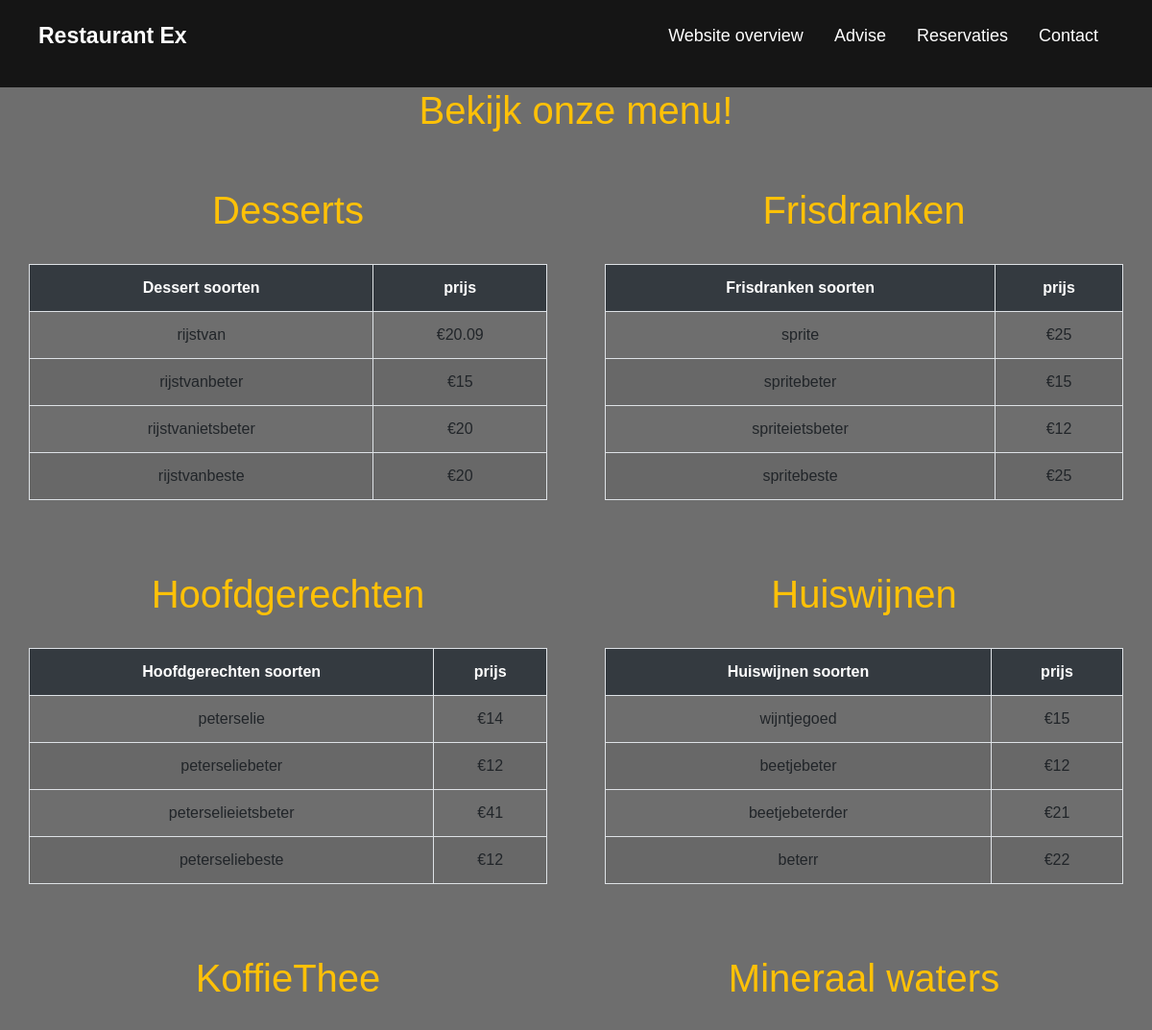
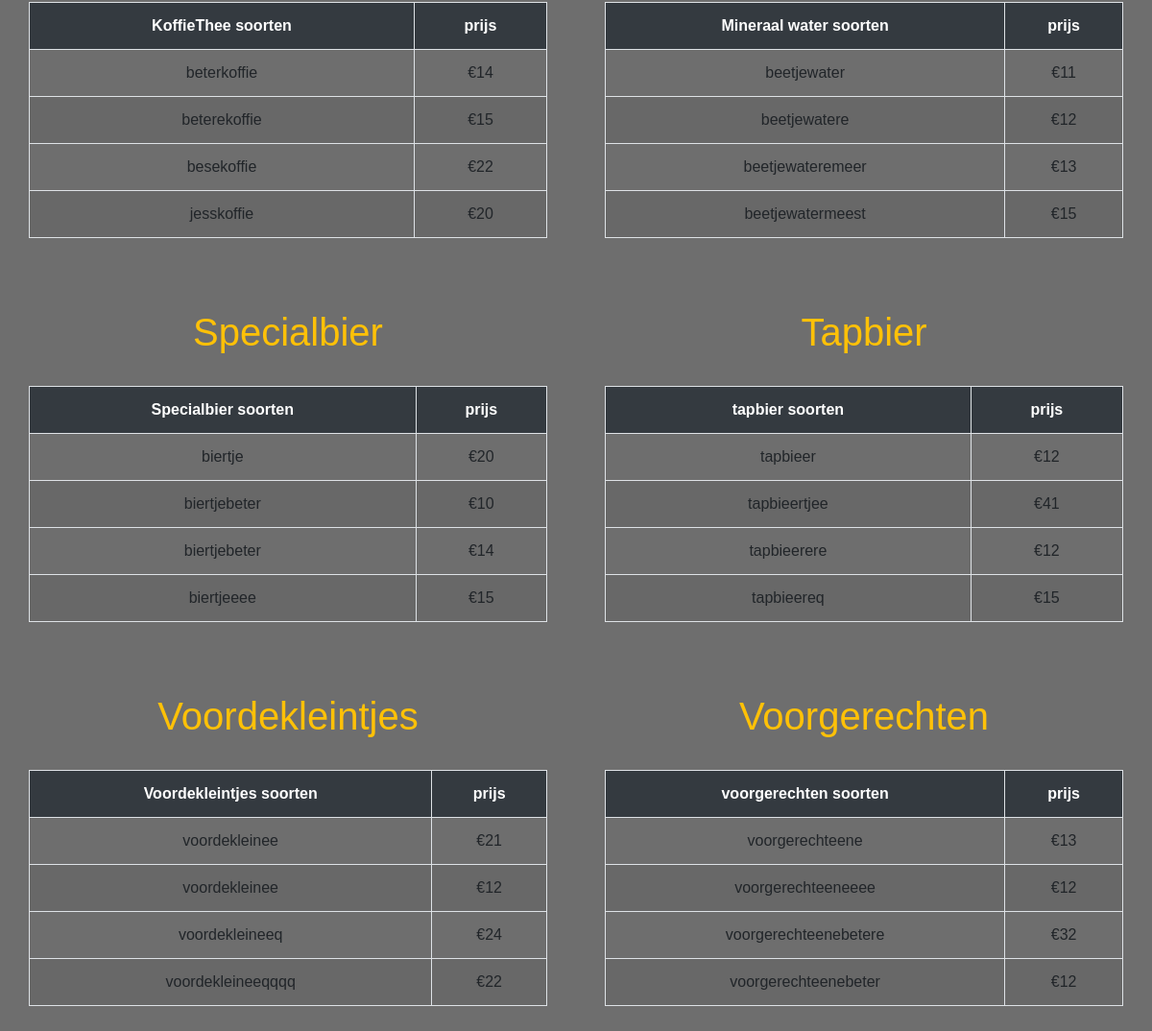
Page /restaurantverhoeven/index.php on the committed database (2 pictures, top to bottom).
### tables this page shows
CREATE TABLE IF NOT EXISTS `dessert` (
  `dessert_id` int(11) NOT NULL AUTO_INCREMENT,
  `dessert_soorten` varchar(255) DEFAULT NULL,
  `menu_id` int(11) DEFAULT NULL,
  `prijs` float NOT NULL,
  PRIMARY KEY (`dessert_id`),
  KEY `prijs_id` (`menu_id`)
);

CREATE TABLE IF NOT EXISTS `frisdranken` (
  `frisdranken_id` int(11) NOT NULL AUTO_INCREMENT,
  `menu_id` int(11) DEFAULT NULL,
  `frisdranken_soorten` varchar(255) DEFAULT NULL,
  `prijs` int(11) NOT NULL,
  PRIMARY KEY (`frisdranken_id`),
  KEY `menu_id` (`menu_id`)
);

CREATE TABLE IF NOT EXISTS `hoofdgerechten` (
  `hoofdgerechten_id` int(11) NOT NULL AUTO_INCREMENT,
  `hoofdgerechten_soorten` varchar(255) DEFAULT NULL,
  `menu_id` int(11) DEFAULT NULL,
  `prijs` int(11) NOT NULL,
  PRIMARY KEY (`hoofdgerechten_id`),
  KEY `prijs_id` (`menu_id`)
);

CREATE TABLE IF NOT EXISTS `huiswijnen` (
  `huiswijnen_id` int(11) NOT NULL AUTO_INCREMENT,
  `huiswijnen_soorten` varchar(255) DEFAULT NULL,
  `wittewijn` varchar(255) DEFAULT NULL,
  `rodewijn` varchar(255) DEFAULT NULL,
  `rosé` varchar(255) DEFAULT NULL,
  `menu_id` int(11) DEFAULT NULL,
  `prijs` int(11) NOT NULL,
  PRIMARY KEY (`huiswijnen_id`),
  KEY `prijs_id` (`menu_id`)
);

CREATE TABLE IF NOT EXISTS `koffiethee` (
  `koffiethee_id` int(11) NOT NULL AUTO_INCREMENT,
  `koffiethee_soorten` varchar(255) DEFAULT NULL,
  `menu_id` int(11) DEFAULT NULL,
  `prijs` int(11) NOT NULL,
  PRIMARY KEY (`koffiethee_id`),
  KEY `prijs_id` (`menu_id`)
);

CREATE TABLE IF NOT EXISTS `mineraalwaters` (
  `mineraalwaters_id` int(11) NOT NULL AUTO_INCREMENT,
  `mineraalwaters_soorten` varchar(255) DEFAULT NULL,
  `menu_id` int(11) DEFAULT NULL,
  `prijs` int(11) NOT NULL,
  PRIMARY KEY (`mineraalwaters_id`),
  KEY `prijs_id` (`menu_id`)
);

CREATE TABLE IF NOT EXISTS `specialbier` (
  `specialbier_id` int(11) NOT NULL AUTO_INCREMENT,
  `specialbier_soorten` varchar(255) DEFAULT NULL,
  `menu_id` int(11) DEFAULT NULL,
  `prijs` int(11) NOT NULL,
  PRIMARY KEY (`specialbier_id`),
  KEY `prijs_id` (`menu_id`)
);

CREATE TABLE IF NOT EXISTS `tapbier` (
  `tapbier_id` int(11) NOT NULL AUTO_INCREMENT,
  `tapbier_soorten` varchar(255) DEFAULT NULL,
  `menu_id` int(11) DEFAULT NULL,
  `prijs` int(11) NOT NULL,
  PRIMARY KEY (`tapbier_id`),
  KEY `prijs_id` (`menu_id`)
);

CREATE TABLE IF NOT EXISTS `voordekleintjes` (
  `voordekleintjes_id` int(11) NOT NULL AUTO_INCREMENT,
  `voordekleintjes_soorten` varchar(255) DEFAULT NULL,
  `menu_id` int(11) DEFAULT NULL,
  `prijs` int(11) NOT NULL,
  PRIMARY KEY (`voordekleintjes_id`),
  KEY `prijs_id` (`menu_id`)
);

CREATE TABLE IF NOT EXISTS `voorgerechten` (
  `voorgerechten_id` int(11) NOT NULL AUTO_INCREMENT,
  `voorgerechten_soorten` varchar(255) DEFAULT NULL,
  `menu_id` int(11) DEFAULT NULL,
  `prijs` int(11) NOT NULL,
  PRIMARY KEY (`voorgerechten_id`),
  KEY `prijs_id` (`menu_id`)
);

### restaurantverhoeven/classdatabase.php (called while the page is built, shortened)
<?php
class database{
   private $pdo;
    public function __construct($host, $database_name, $user, $password, $charset) {
     $this->host = $host;
     $this->database_name = $database_name;
     $this->user =$user;
     $this->password = $password;
     $this->charset = $charset;
   try{
    $dsn = 'mysql:host='.$this->host.';dbname='.$this->database_name.';charset='.$this->charset;
    $this->pdo = new PDO($dsn,$this->user, $this->password);
    $this->pdo->setAttribute(PDO::ATTR_ERRMODE, PDO::ERRMODE_EXCEPTION);
   } catch (\PDOException $e) {
        echo "Database connection failed <br>". $e->getMessage();
    }
  }
public function dessert(){
    try{
      $stmt = $this->pdo->prepare("SELECT * from dessert");
      $stmt->execute();
      $records = $stmt->fetchAll();
    }catch(PDOException $e){
      $this->pdo->rollback();
       echo "failed: ". $e->getMessage() . "<br />" . $e->getTraceAsString(); die;
    }
    return $records;
  }
  public function frisdranken(){
    try{
      $stmt = $this->pdo->prepare("SELECT * from frisdranken");
      $stmt->execute();
      $records = $stmt->fetchAll();
    }catch(PDOException $e){
      $this->pdo->rollback();
       echo "failed: ". $e->getMessage() . "<br />" . $e->getTraceAsString(); die;
    }
    return $records;
  }
    public function hoofdgerechten(){
    try{
      $stmt = $this->pdo->prepare("SELECT * from hoofdgerechten");
      $stmt->execute();
      $records = $stmt->fetchAll();
    }catch(PDOException $e){
      $this->pdo->rollback();
       echo "failed: ". $e->getMessage() . "<br />" . $e->getTraceAsString(); die;
    }
    return $records;
  }
    public function huiswijnen(){
    try{
      $stmt = $this->pdo->prepare("SELECT * from huiswijnen");
      $stmt->execute();
      $records = $stmt->fetchAll();
    }catch(PDOException $e){
      $this->pdo->rollback();
       echo "failed: ". $e->getMessage() . "<br />" . $e->getTraceAsString(); die;
    }
    return $records;
  }
    public function koffiethee(){
    try{
      $stmt = $this->pdo->prepare("SELECT * from koffiethee");
      $stmt->execute();
      $records = $stmt->fetchAll();
    }catch(PDOException $e){
      $this->pdo->rollback();
       echo "failed: ". $e->getMessage() . "<br />" . $e->getTraceAsString(); die;
    }
    return $records;
  }
  public function mineraalwaters(){
    try{
      $stmt = $this->pdo->prepare("SELECT * from mineraalwaters");
      $stmt->execute();
      $records = $stmt->fetchAll();
    }catch(PDOException $e){
      $this->pdo->rollback();
       echo "failed: ". $e->getMessage() . "<br />" . $e->getTraceAsString(); die;
    }
    return $records;
  }
    public function specialbier(){
    try{
      $stmt = $this->pdo->prepare("SELECT * from specialbier");
      $stmt->execute();
      $records = $stmt->fetchAll();
    }catch(PDOException $e){
      $this->pdo->rollback();
       echo "failed: ". $e->getMessage() . "<br />" . $e->getTraceAsString(); die;
    }
    return $records;
  }
    public function tapbier(){
    try{
      $stmt = $this->pdo->prepare("SELECT * from tapbier");
      $stmt->execute();
      $records = $stmt->fetchAll();
    }catch(PDOException $e){
      $this->pdo->rollback();
       echo "failed: ". $e->getMessage() . "<br />" . $e->getTraceAsString(); die;
    }
    return $records;
  }
    public function voordekleintjes(){
    try{
      $stmt = $this->pdo->prepare("SELECT * from voordekleintjes");
      $stmt->execute();
      $records = $stmt->fetchAll();
    }catch(PDOException $e){
      $this->pdo->rollback();
       echo "failed: ". $e->getMessage() . "<br />" . $e->getTraceAsString(); die;
    }
    return $records;
  }
    public function voorgerechten(){
    try{
      $stmt = $this->pdo->prepare("SELECT * from voorgerechten");
      $stmt->execute();
      $records = $stmt->fetchAll();
    }catch(PDOException $e){
      $this->pdo->rollback();
       echo "failed: ". $e->getMessage() . "<br />" . $e->getTraceAsString(); die;
    }
    return $records;
  }
}
?>

### restaurantverhoeven/index.php (the view, shortened to what this page needs)
<?php
include "classdatabase.php";
?>
<!DOCTYPE html>
<html>
 <head>
   </head>
  <link rel="stylesheet" href="https://maxcdn.bootstrapcdn.com/bootstrap/4.5.2/css/bootstrap.min.css">
  <link rel="stylesheet" type="text/css" href="mainstyle.css">
<body style="background: #6E6E6E">
  <nav>
    <ul>
      <li class="logo">Restaurant Ex</li>
      <li class="items"><a href="index.php">Website overview </a></li>
      <li class="items"><a href="advise.php">Advise</a></li>
      <li class="items"><a href="indexreservaties.php">Reservaties</a></li>
      <li class="items"><a href="contact.php">Contact</a></li>
    </ul>
  </nav>
    <h1 class="text-warning text-center" > Bekijk onze menu!</h1>
  <div class="container menu-box">
      <div class="col-lg-12">
        <br><br>
      <h1 class="text-warning text-center" > Desserts</h1>
      <br>
      <table class=" table table-striped table-hover table-bordered">
        <tr class="bg-dark text-white text-center">
          <th> Dessert soorten </th>
          <th> prijs </th>
        </tr>
        <?php
        include_once "classdatabase.php";
            $pdo = new database("localhost", "restaurantverhoeven", "root", "", "utf8mb4");
            $records=$pdo->dessert();
            foreach($records as $res) {
        ?>
        <tr class="text-center">
          <td> <?php echo $res['dessert_soorten'];?> </td>
          <td> &euro;<?php echo $res['prijs'];?> </td>
        </tr>
        <?php
          }
        ?>
      </table>
    </div>
  </div>
   <div class="container menu-box">
      <div class="col-lg-12">
        <br><br>
      <h1 class="text-warning text-center" > Frisdranken</h1>
      <br>
      <table class=" table table-striped table-hover table-bordered">
        <tr class="bg-dark text-white text-center">
          <th> Frisdranken soorten </th>
          <th> prijs </th>
        </tr>
        <?php
        include_once "classdatabase.php";
            $pdo = new database("localhost", "restaurantverhoeven", "root", "", "utf8mb4");
            $records=$pdo->frisdranken();
            foreach($records as $res) {
        ?>
        <tr class="text-center">
          <td> <?php echo $res['frisdranken_soorten'];?> </td>
          <td> &euro;<?php echo $res['prijs'];?> </td>
        </tr>
        <?php
          }
        ?>
      </table>
    </div>
  </div>
    <div class="container menu-box">
      <div class="col-lg-12">
        <br><br>
      <h1 class="text-warning text-center" > Hoofdgerechten</h1>
      <br>
      <table class=" table table-striped table-hover table-bordered">
        <tr class="bg-dark text-white text-center">
          <th> Hoofdgerechten soorten </th>
          <th> prijs </th>
        </tr>
        <?php
        include_once "classdatabase.php";
            $pdo = new database("localhost", "restaurantverhoeven", "root", "", "utf8mb4");
            $records=$pdo->hoofdgerechten();
            foreach($records as $res) {
        ?>
        <tr class="text-center">
          <td> <?php echo $res['hoofdgerechten_soorten'];?> </td>
          <td> &euro;<?php echo $res['prijs'];?> </td>
        </tr>
        <?php
          }
        ?>
      </table>
    </div>
  </div>
   <div class="container menu-box">
      <div class="col-lg-12">
        <br><br>
      <h1 class="text-warning text-center" > Huiswijnen</h1>
      <br>
      <table class=" table table-striped table-hover table-bordered">
        <tr class="bg-dark text-white text-center">
          <th> Huiswijnen soorten </th>
          <th> prijs </th>
        </tr>
        <?php
        include_once "classdatabase.php";
            $pdo = new database("localhost", "restaurantverhoeven", "root", "", "utf8mb4");
            $records=$pdo->huiswijnen();
            foreach($records as $res) {
        ?>
        <tr class="text-center">
          <td> <?php echo $res['huiswijnen_soorten'];?> </td>
          <td> &euro;<?php echo $res['prijs'];?> </td>
        </tr>
        <?php
          }
        ?>
      </table>
    </div>
  </div>
     <div class="container menu-box">
      <div class="col-lg-12">
        <br><br>
      <h1 class="text-warning text-center" > KoffieThee</h1>
      <br>
      <table class=" table table-striped table-hover table-bordered">
        <tr class="bg-dark text-white text-center">
          <th> KoffieThee soorten </th>
          <th> prijs </th>
        </tr>
        <?php
        include_once "classdatabase.php";
            $pdo = new database("localhost", "restaurantverhoeven", "root", "", "utf8mb4");
            $records=$pdo->koffiethee();
            foreach($records as $res) {
        ?>
        <tr class="text-center">
          <td> <?php echo $res['koffiethee_soorten'];?> </td>
          <td> &euro;<?php echo $res['prijs'];?> </td>
        </tr>
        <?php
          }
        ?>
      </table>
    </div>
  </div>
   <div class="container menu-box">
      <div class="col-lg-12">
        <br><br>
      <h1 class="text-warning text-center" > Mineraal waters</h1>
      <br>
      <table class=" table table-striped table-hover table-bordered">
        <tr class="bg-dark text-white text-center">
          <th> Mineraal water soorten </th>
          <th> prijs </th>
        </tr>
        <?php
        include_once "classdatabase.php";
            $pdo = new database("localhost", "restaurantverhoeven", "root", "", "utf8mb4");
            $records=$pdo->mineraalwaters();
            foreach($records as $res) {
        ?>
        <tr class="text-center">
          <td> <?php echo $res['mineraalwaters_soorten'];?> </td>
          <td> &euro;<?php echo $res['prijs'];?> </td>
        </tr>
        <?php
          }
        ?>
      </table>
    </div>
  </div>
     <div class="container menu-box">
      <div class="col-lg-12">
        <br><br>
      <h1 class="text-warning text-center" > Specialbier</h1>
      <br>
      <table class=" table table-striped table-hover table-bordered">
        <tr class="bg-dark text-white text-center">
          <th> Specialbier soorten </th>
          <th> prijs </th>
        </tr>
        <?php
        include_once "classdatabase.php";
            $pdo = new database("localhost", "restaurantverhoeven", "root", "", "utf8mb4");
            $records=$pdo->specialbier();
            foreach($records as $res) {
        ?>
        <tr class="text-center">
          <td> <?php echo $res['specialbier_soorten'];?> </td>
          <td> &euro;<?php echo $res['prijs'];?> </td>
        </tr>
        <?php
          }
        ?>
      </table>
    </div>
  </div>
  <div class="container menu-box">
      <div class="col-lg-12">
        <br><br>
      <h1 class="text-warning text-center" > Tapbier</h1>
      <br>
      <table class=" table table-striped table-hover table-bordered">
        <tr class="bg-dark text-white text-center">
          <th> tapbier soorten </th>
          <th> prijs </th>
        </tr>
        <?php
        include_once "classdatabase.php";
            $pdo = new database("localhost", "restaurantverhoeven", "root", "", "utf8mb4");
            $records=$pdo->tapbier();
            foreach($records as $res) {
        ?>
        <tr class="text-center">
          <td> <?php echo $res['tapbier_soorten'];?> </td>
          <td> &euro;<?php echo $res['prijs'];?> </td>
        </tr>
        <?php
          }
        ?>
      </table>
    </div>
  </div>
  <div class="container menu-box">
      <div class="col-lg-12">
        <br><br>
      <h1 class="text-warning text-center" > Voordekleintjes</h1>
      <br>
      <table class=" table table-striped table-hover table-bordered">
        <tr class="bg-dark text-white text-center">
          <th> Voordekleintjes soorten </th>
          <th> prijs </th>
        </tr>
        <?php
        include_once "classdatabase.php";
            $pdo = new database("localhost", "restaurantverhoeven", "root", "", "utf8mb4");
            $records=$pdo->voordekleintjes();
            foreach($records as $res) {
        ?>
        <tr class="text-center">
          <td> <?php echo $res['voordekleintjes_soorten'];?> </td>
          <td> &euro;<?php echo $res['prijs'];?> </td>
        </tr>
        <?php
        }
        ?>
      </table>
    </div>
  </div>
  <div class="container menu-box">
      <div class="col-lg-12">
        <br><br>
      <h1 class="text-warning text-center" > Voorgerechten</h1>
      <br>
      <table class=" table table-striped table-hover table-bordered">
        <tr class="bg-dark text-white text-center">
          <th> voorgerechten soorten </th>
          <th> prijs </th>
        </tr>
        <?php
        include_once "classdatabase.php";
            $pdo = new database("localhost", "restaurantverhoeven", "root", "", "utf8mb4");
            $records=$pdo->voorgerechten();
            foreach($records as $res) {
        ?>
        <tr class="text-center">
          <td> <?php echo $res['voorgerechten_soorten'];?> </td>
          <td> &euro;<?php echo $res['prijs'];?> </td>
        </tr>
        <?php
          }
        ?>
      </table>
    </div>
  </div>
</body>
</html>

### rows in the picture
dessert: dessert_soorten "rijstvan", prijs "20.09"
dessert: dessert_soorten "rijstvanbeter", prijs "15"
dessert: dessert_soorten "rijstvanietsbeter", prijs "20"
dessert: dessert_soorten "rijstvanbeste", prijs "20"
frisdranken: frisdranken_soorten "sprite", prijs "25"
frisdranken: frisdranken_soorten "spritebeter", prijs "15"
frisdranken: frisdranken_soorten "spriteietsbeter", prijs "12"
frisdranken: frisdranken_soorten "spritebeste", prijs "25"
hoofdgerechten: hoofdgerechten_soorten "peterselie", prijs "14"
hoofdgerechten: hoofdgerechten_soorten "peterseliebeter", prijs "12"
hoofdgerechten: hoofdgerechten_soorten "peterselieietsbeter", prijs "41"
hoofdgerechten: hoofdgerechten_soorten "peterseliebeste", prijs "12"
huiswijnen: huiswijnen_soorten "wijntjegoed", prijs "15"
huiswijnen: huiswijnen_soorten "beetjebeter", prijs "12"
huiswijnen: huiswijnen_soorten "beetjebeterder", prijs "21"
huiswijnen: huiswijnen_soorten "beterr", prijs "22"
koffiethee: koffiethee_soorten "beterkoffie", prijs "14"
koffiethee: koffiethee_soorten "beterekoffie", prijs "15"
koffiethee: koffiethee_soorten "besekoffie", prijs "22"
koffiethee: koffiethee_soorten "jesskoffie", prijs "20"
mineraalwaters: mineraalwaters_soorten "beetjewater", prijs "11"
mineraalwaters: mineraalwaters_soorten "beetjewatere", prijs "12"
mineraalwaters: mineraalwaters_soorten "beetjewateremeer", prijs "13"
mineraalwaters: mineraalwaters_soorten "beetjewatermeest", prijs "15"
specialbier: specialbier_soorten "biertje", prijs "20"
specialbier: specialbier_soorten "biertjebeter", prijs "10"
specialbier: specialbier_soorten "biertjebeter", prijs "14"
specialbier: specialbier_soorten "biertjeeee", prijs "15"
tapbier: tapbier_soorten "tapbieer", prijs "12"
tapbier: tapbier_soorten "tapbieertjee", prijs "41"
tapbier: tapbier_soorten "tapbieerere", prijs "12"
tapbier: tapbier_soorten "tapbieereq", prijs "15"
voordekleintjes: voordekleintjes_soorten "voordekleinee", prijs "21"
voordekleintjes: voordekleintjes_soorten "voordekleinee", prijs "12"
voordekleintjes: voordekleintjes_soorten "voordekleineeq", prijs "24"
voordekleintjes: voordekleintjes_soorten "voordekleineeqqqq", prijs "22"
voorgerechten: voorgerechten_soorten "voorgerechteene", prijs "13"
voorgerechten: voorgerechten_soorten "voorgerechteeneeee", prijs "12"
voorgerechten: voorgerechten_soorten "voorgerechteenebetere", prijs "32"
voorgerechten: voorgerechten_soorten "voorgerechteenebeter", prijs "12"
